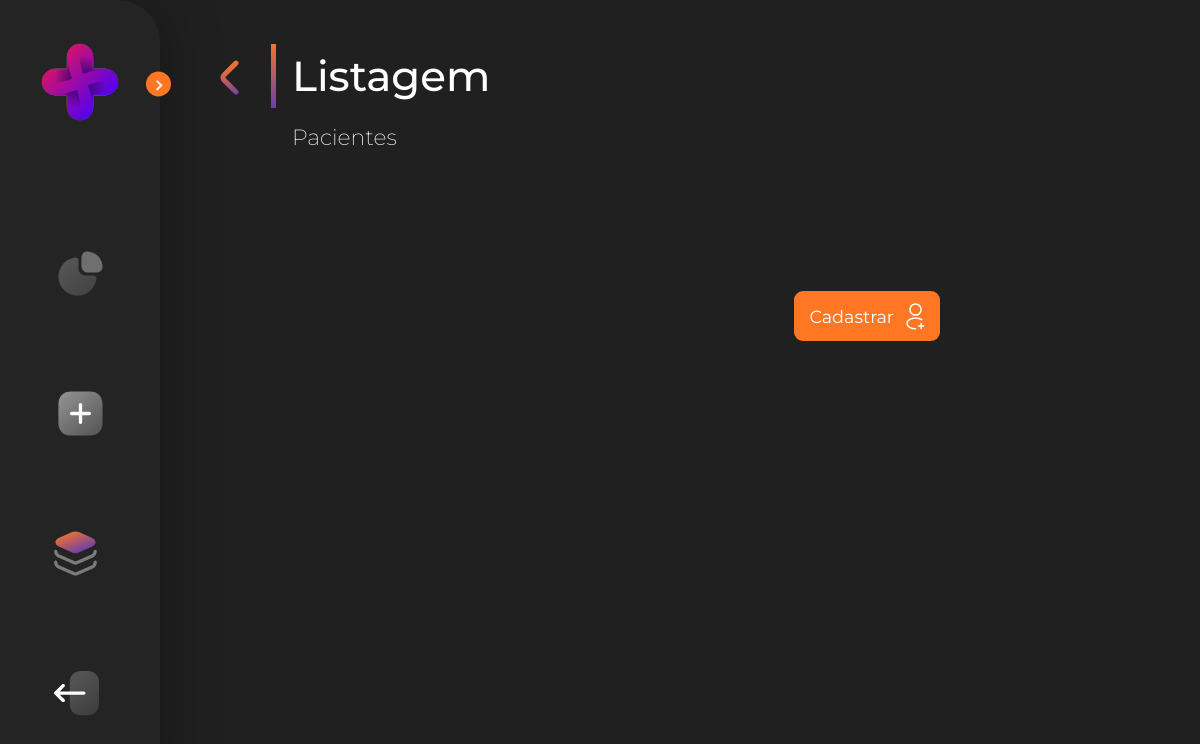
The app's page /view/patient-list.php, older data.
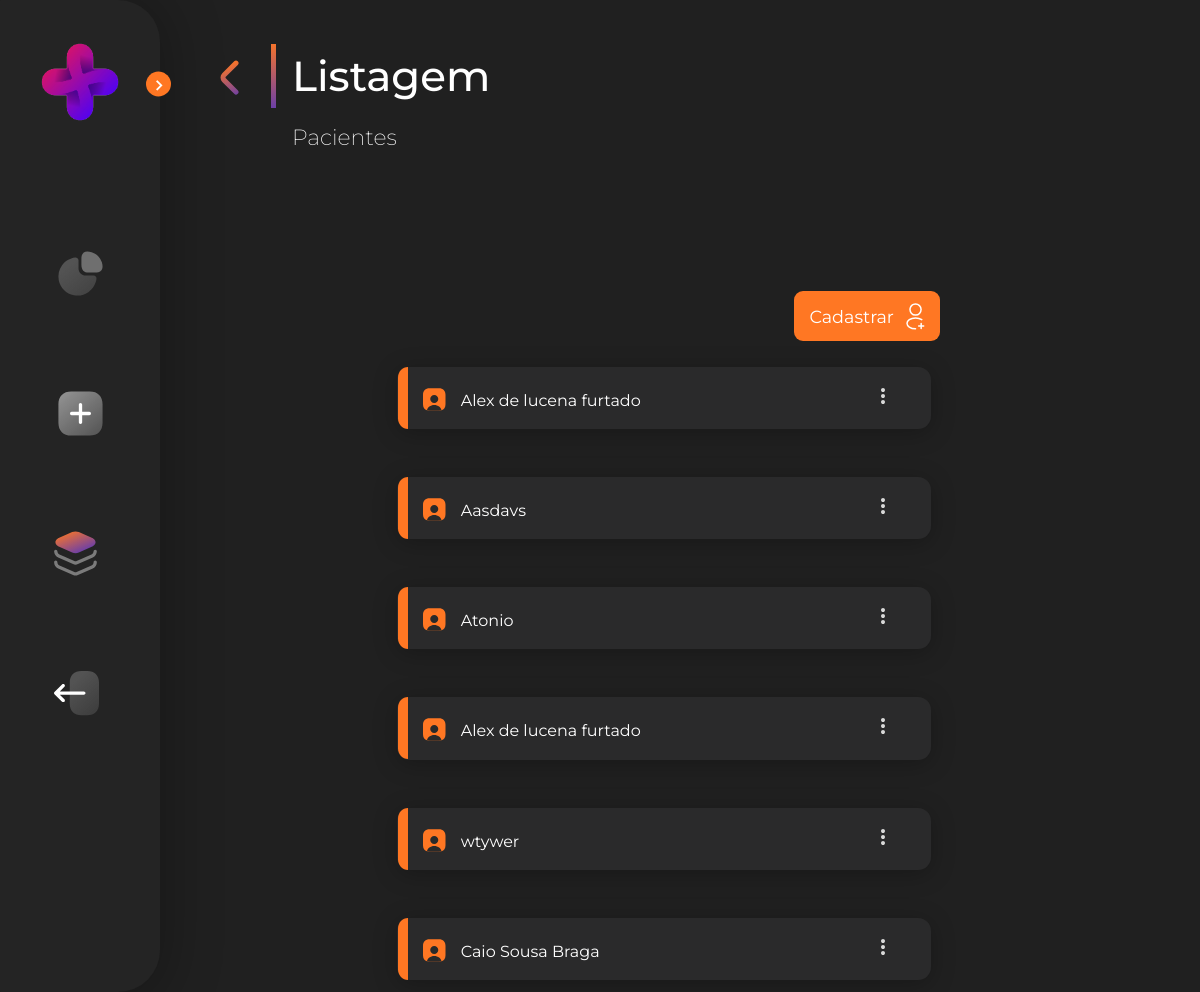
The same page, newer data.
### tables this page shows
CREATE TABLE `patient` (
  `id` int(11) NOT NULL,
  `name` varchar(255) NOT NULL,
  `cpf` varchar(14) NOT NULL,
  `gender` varchar(15) NOT NULL,
  `date` date NOT NULL,
  `adress` varchar(255) NOT NULL,
  `date_surgery` date NOT NULL,
  `room_used` varchar(255) NOT NULL,
  `expenses` float NOT NULL,
  `type_surgery` varchar(255) NOT NULL,
  `doctor_name` varchar(255) NOT NULL,
  `insurance` varchar(255) NOT NULL,
  `number` int(11) NOT NULL
);

### php/conexao.php (called while the page is built)
<?php
class Conexao {
    private static $instance;
    public static function getConn(){
        if (!isset(self::$instance)){
            self::$instance = new \PDO('mysql:host=localhost;dbname=workmed', 'root', '');
        }
        return self::$instance;
    }
}

### php/patientDAO.php (called while the page is built, shortened)
<?php
require_once 'Conexao.php';
require_once 'patient.php';
class PatientDAO {
    public function read(){
        $sql = 'SELECT * FROM patient';
        $stmt = Conexao::getConn()->prepare($sql);
        $stmt->execute();
        $patients = [];
        if($stmt->rowCount() > 0){
            $resultado = $stmt->fetchAll(\PDO::FETCH_ASSOC);
            foreach ($resultado as $row) {
                $patient = new Patient($row['name'],$row['cpf'], $row['gender'], $row['date'], $row['number'], $row['adress'], $row['date_surgery'],$row['room_used'],$row['insurance'],$row['doctor_name'],$row['expenses'],$row['type_surgery']);
                $patient->setId($row['id']);
                $patients[] = $patient;
            }
        }return $patients;
    }
}

### php/patient.php (called while the page is built, shortened)
<?php
require_once "person.php";
class Patient extends Person{
    public function __construct($name, $cpf, $gen, $date,$num, $adr, $date_surgery, $room_used, $insurance, $doctor, $expenses, $type_surgeries) {
        $this->name = $name;
    }
}
?>

### php/person.php (called while the page is built, shortened)
<?php
 class Person{
   protected $name;
   public function getName(){
    return  $this->name;
   }
}
?>

### View/patient-list.php (the view, shortened to what this page needs)
<!DOCTYPE html>
<?php
    require_once '../php/patientDao.php';
    $patientDAO = new PatientDAO();
    $patients = $patientDAO->read();
?>
<html>
<head>
    <link rel='stylesheet' type='text/css' media='screen' href='../css/patient-list.css'>
    <link href='https://unpkg.com/boxicons@2.1.1/css/boxicons.min.css' rel='stylesheet'>
</head>
<body>
    <section class="home">
        <div class="title">
            <div class="back"><a href="./select-list.php"><img src="../Components/SVG/arrow-l.svg" alt=""></a></div>
            <div class="stick"></div>
            <div class="text-menu">Listagem</div>
        </div>
        <div class="text-h2">Pacientes</div>
        <div class="btn-cad">
            <a href="./patient-register.php"><button class="cad-btn">Cadastrar<img src="../Components/SVG/cadastro.svg" alt="Voltar"></button></a>
        </div>
        <div class="content-form">
            <?php foreach ($patients as $patient) { ?>
                <div class="form-flex">
                <form method="get" action="../php/PostPatient.php" class="form">
                    <details class="list-form">
                    <summary><img src="../Components/SVG/Rectangle lar.svg" class="img-ret" alt=""><img src="../Components/SVG/user laran.svg" class="img-user" alt=""><?= $patient->getName() ?></summary>
                    </details>
                    </form>
                    <div class="btn-action">
                        <details class="det-btn">
                            <summary><img src="../Components/SVG/3dot.svg" alt=""></summary>
                        </details>
                    </div>
                </div>
            <?php
              }
            ?>
        </div>
    </section>
</body>
</html>

### css/patient-list.css (style rules this page uses)
.back { margin-top: 0.4rem; margin-left: 10rem; }
.stick { background: linear-gradient(178.3deg, #FF7723 -7.3%, #3129DB 142.49%); margin-right: 1rem; margin-left: 2rem; width: .31rem; height: 4rem; }
.title { display: flex; align-items: center; }
.text-h2 { margin-left: 14.5rem; margin-top: 1rem; font-weight: 200; font-size: 22px; color: #FFF; }
.btn-cad { margin-left: 68%; position: relative; top: 60px; margin-top: 5rem; }
.cad-btn { border: none; padding: 5px 15px 14px 15px ; background-color: #FF7723; border-radius: 5px; color: #FFF; font-size: 1.1rem; border-radius: 9px; cursor: pointer; }
.cad-btn img { position: relative; top: 7px; padding-left: 12px; }
.content-form { display: flex; justify-content: center; align-items: center; flex-direction: column; margin-top: 3.5%; margin-left: 9rem; width: 90%; }
.form { display: flex; flex-direction: column; flex-wrap: wrap; width: 55%; color: #FFF; margin-top: 3rem; }
summary { cursor: pointer; }
details summary { list-style-type: none; }
::marker { display: none; }
.img-user { position: relative; top: 5px; padding-right: 15px; padding-left: 10px; }
.img-ret { position: absolute; width: 10.5px; margin-left: -15px; margin-top: -16px; }
.list-form { background-color: #2A2A2B; box-shadow: 0px 4px 23px rgba(0, 0, 0, 0.25); border-radius: 13px; padding: 1rem 1rem 1.2rem 1rem; transition: transform 0.2s ease-in-out; }
.btn-action { position: relative; left: -90px; }
.form-flex { display: flex; gap: 2rem; width: 100%; justify-content: center; align-items: baseline; }

### css/sidebar-patient.css (style rules this page uses)
* { margin: 0; padding: 0; box-sizing: border-box; font-family: 'Montserrat', sans-serif; }
:root { --sidebar-color: #FFF; --primary-color: #695CFE; --primary-color-light: #F6F5FF; --toggle-color: #DDD; --text-color: #707070; --tran-03: all 0.2s ease; --tran-03: all 0.3s ease; --tran-04: all 0.3s ease; --tran-05: all 0.3s ease; }
body { background-color: var(--body-color); background: #202020; }
.sidebar { position: fixed; top: 0; left: 0; height: 100%; width: 18rem; padding: 10px 14px; background: #242424; transition: var(--tran-05); z-index: 100; box-shadow: -2px 4px 55px 9px rgba(0, 0, 0, 0.25); border-radius: 1px 42px 42px 1px; }
.sidebar.close { width: 10rem; }
.menu-links { display: flex; flex-direction: column; gap: 5rem; margin-bottom: 10rem; }
.sidebar.close li { width: 8rem; }
.sidebar li { padding-left: 2.5rem; width: 100%; height: 3rem; list-style: none; display: flex; align-items: center; margin-top: 9%; }
.sidebar header { position: relative; }
.sidebar header .image { display: flex; align-items: center; justify-content: center; }
.sidebar header .image img { width: 12rem; border-radius: 6px; margin-left: -1rem; }
.sidebar header .toggle { position: absolute; top: 50%; right: -25px; transform: translateY(-50%) rotate(180deg); height: 25px; width: 25px; background-color: #FF7723; color: var(--sidebar-color); border-radius: 50%; display: flex; align-items: center; justify-content: center; font-size: 22px; cursor: pointer; transition: var(--tran-05); }
.bx { line-height: 0px!important; color: #fff; }
.sidebar.close .bx { line-height: 0px!important; }
.dashboard { filter: saturate(0%); }
.register { filter: saturate(0%); }
.list { filter: saturate(100%); }
.logout { filter: saturate(0%); }
.sidebar.close .toggle { transform: translateY(-50%) rotate(0deg); }
.sidebar .menu { margin-top: 5rem; }
.image { padding-left: 4rem; padding-right: 3rem; }
.menu-links { display: flex; flex-direction: column; gap: 5rem; }
.sidebar li a { list-style: none; background-color: transparent; display: flex; align-items: center; height: 100%; width: 100%; border-radius: 6px; text-decoration: none; transition: var(--tran-03); }
.sidebar .menu-bar { height: calc(100% - 55px); display: flex; flex-direction: column; justify-content: space-between; overflow-y: scroll; }
.home { position: absolute; top: 0; top: 2rem; left: 9rem; background-color: var(--body-color); transition: var(--tran-05); padding: 12px 60px; width: 90%; }
.sidebar.close ~ .home { top: 2rem; left: 0rem; width: 100%; }
.text-menu { font-weight: 500; font-size: 42px; color: #FFFFFF; }

Row changes from the older to the newer data that the page shows:
added patient: name "Alex de lucena furtado"
added patient: name "Aasdavs"
added patient: name "Atonio"
added patient: name "Alex de lucena furtado"
added patient: name "wtywer"
added patient: name "Caio Sousa Braga"
